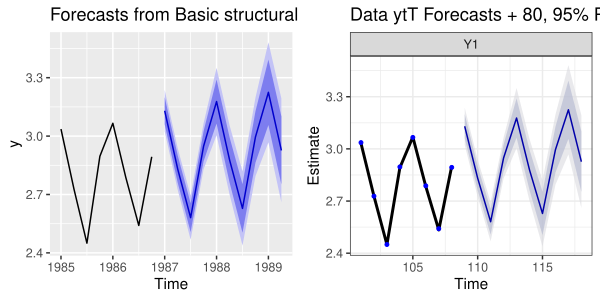

The R source for this figure:
###################################################
### code chunk number 20: Cs405_forecast
###################################################
fr1 <- forecast:::forecast.StructTS(fit1, h = 10)
fr2 <- forecast(fit2, h = 10)
p1 <- ggplot2::autoplot(fr1, include = 8)
p2 <- ggplot2::autoplot(fr2, include = 8)
gridExtra::grid.arrange(p1, p2, nrow = 1)
